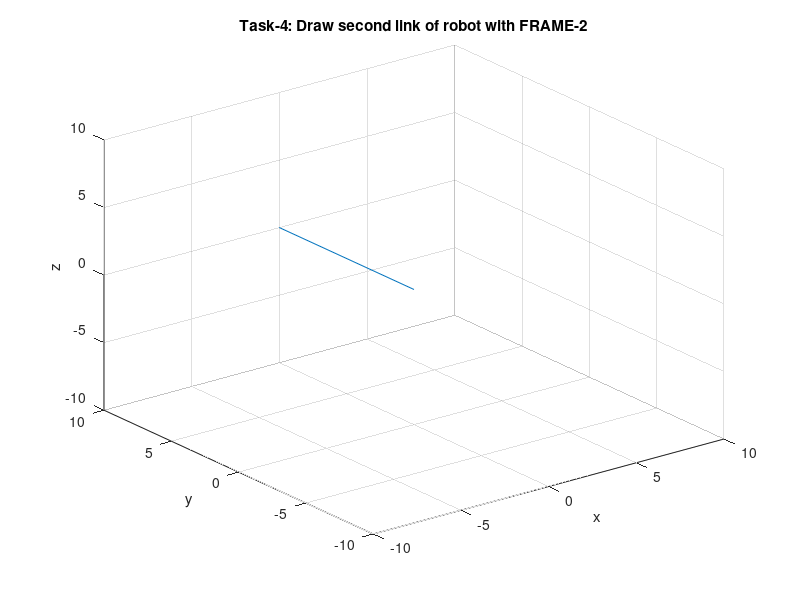

Source code (MATLAB):
P0_Org=[0;0;0;1];
P5_Org=[0;12;0;1];

plot3([P0_Org(1),P5_Org(1)], [P0_Org(2),P5_Org(2)], [P0_Org(3),P5_Org(3)]);
title('Task-4: Draw second link of robot with FRAME-2'); grid on;xlim([-10 10]);ylim([-10 10]);zlim([-10 10]);xlabel('x');ylabel('y');zlabel('z');
